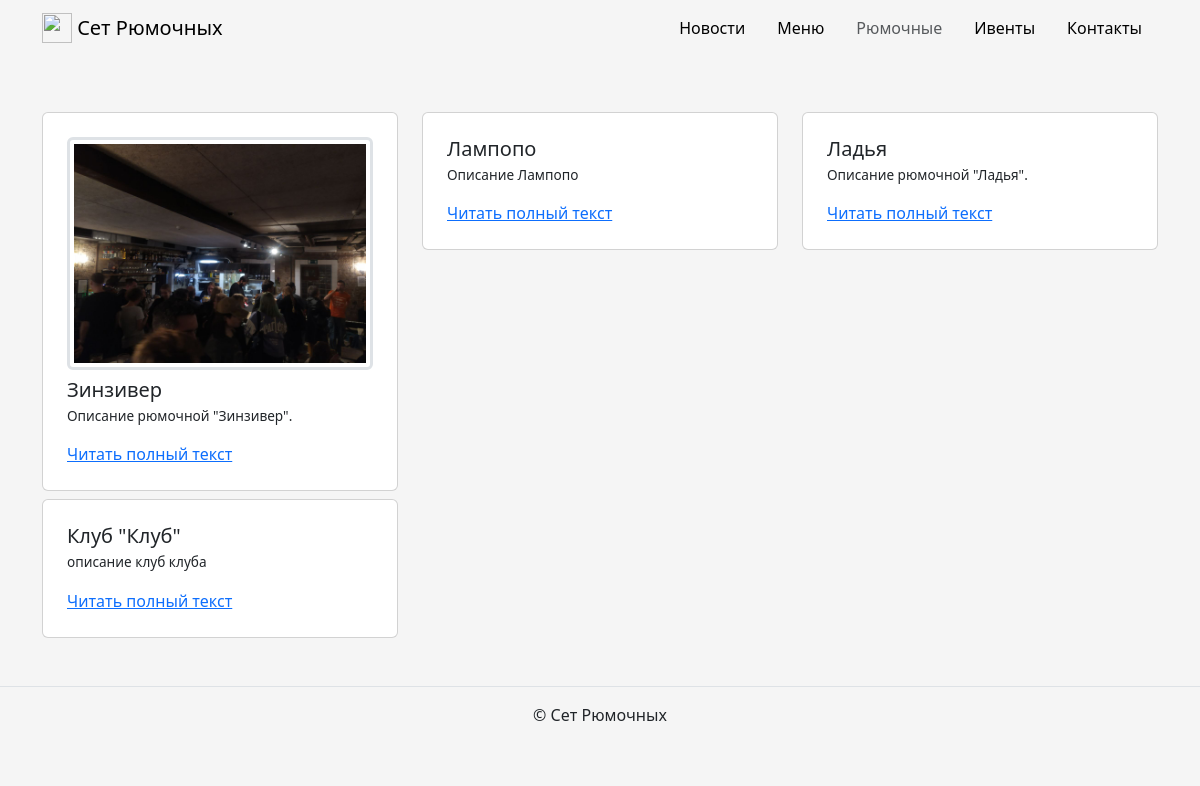
The app's page /bars/, older data.
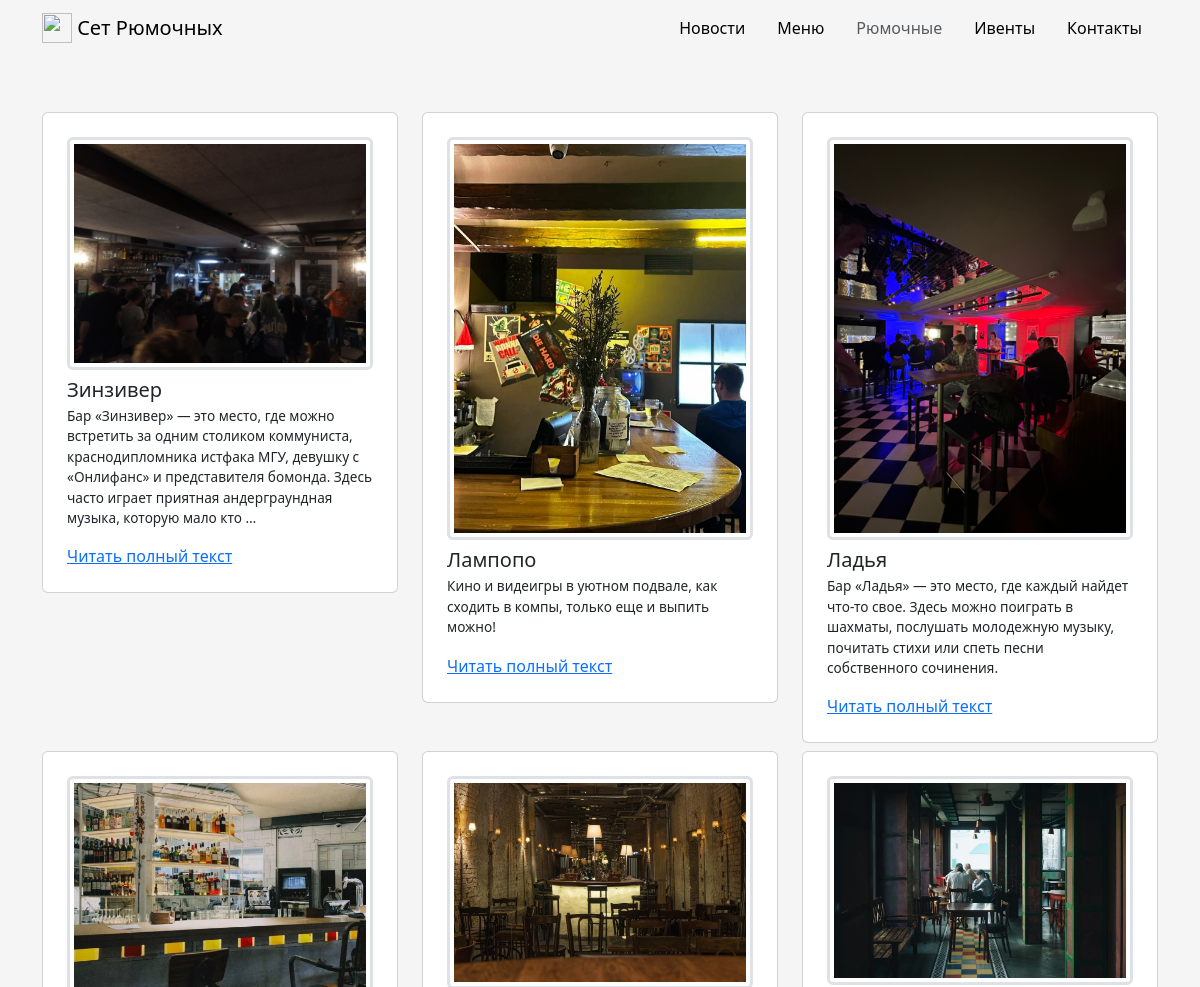
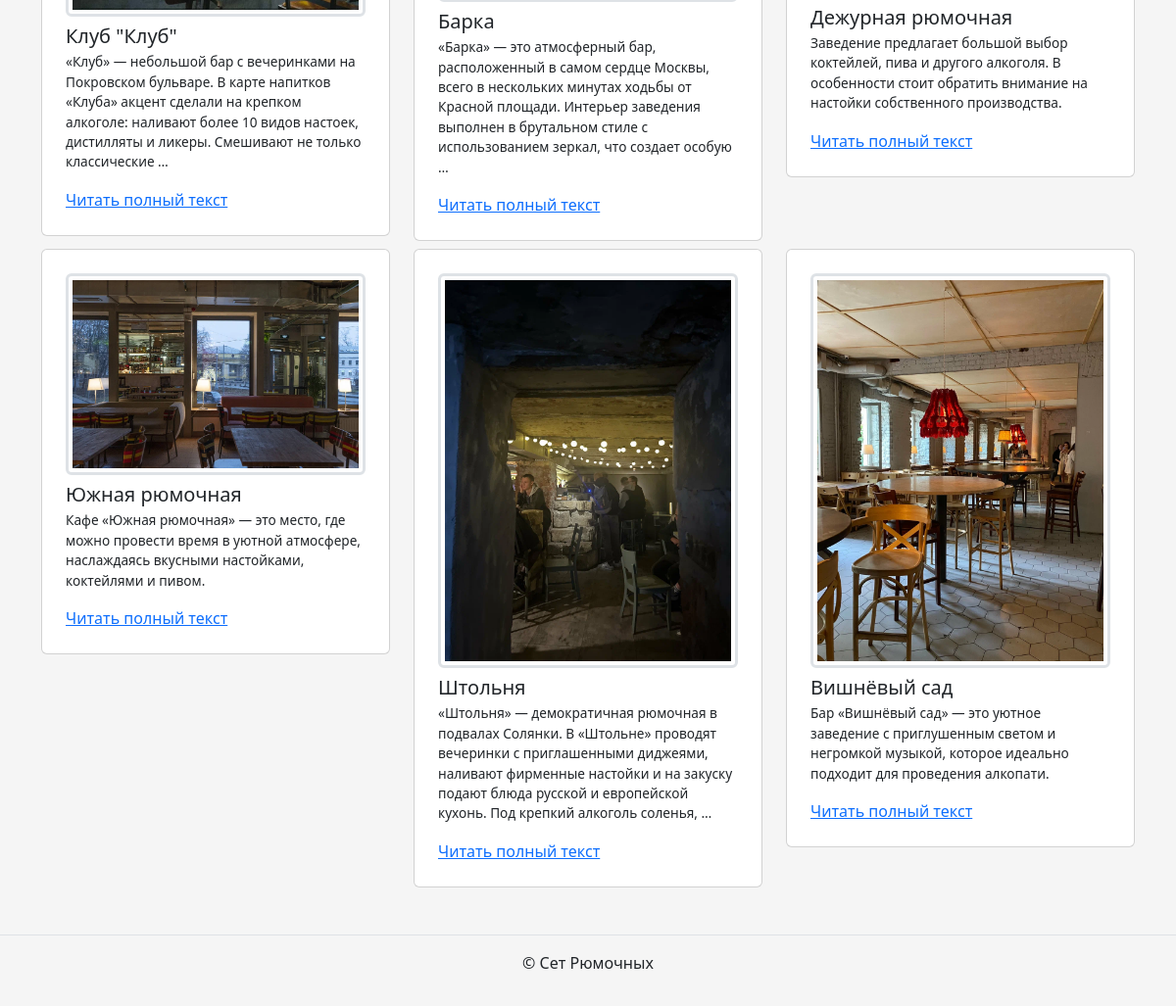
The same page, newer data (2 pictures, top to bottom).
### app_setofshots/models.py (models this page shows, shortened)
class Bar(Model):
    title = CharField(max_length=32, verbose_name='Бар')
    slug = SlugField(
        max_length=32, unique=True, verbose_name='Ссылка',
        help_text='Можно оставить пустым', blank=True,
    )
    description = TextField(max_length=1024, verbose_name='Описание')
    address = CharField(max_length=128, verbose_name='Адрес')
    work_time = TextField(
        max_length=1024, verbose_name='Часы работы', null=True
    )
    opening_year = IntegerField(verbose_name='Год открытия')
    image = ImageField(
        upload_to='bars_images',
        verbose_name='Фото',
        blank=True
    )
    is_published = BooleanField(
        verbose_name='Опубликовано', blank=True, default=False
    )
    class Meta:
        verbose_name = 'бар'
        verbose_name_plural = 'Бары'

### app_setofshots/views.py (the view)
# urls.py: path('bars/', bars, name='bars'),
def bars(request):
    template = 'app_setofshots/bars.html'
    _bars = Bar.objects.filter(is_published=True)
    page_object = paginator(_bars, request.GET.get('page'))
    context = {'page_obj': page_object}
    return render(request, template, context)

### app_setofshots/views.py (called while the page is built)
def paginator(object_list, page):
    _paginator = Paginator(
        object_list,
        settings.REST_FRAMEWORK['PAGE_SIZE']
    )
    return _paginator.get_page(page)

### templates/app_setofshots/bars.html (shortened to what this page needs)
{% extends "base.html" %}
{% load static %}
{% block content %}
  <div id="dishes-container" class="row">
    {% for bar in page_obj %}
      <article class="col-md-4">
        {% include "includes/bar_card.html" %}
      </article>
      {% if forloop.counter|divisibleby:3 and not forloop.last %}
        </div><div class="row">
      {% endif %}
    {% endfor %}
  </div>
{% endblock %}

### templates/includes/bar_card.html (shortened to what this page needs)
<div class="col d-flex justify-content-center">
  <div class="card" style="width: 40rem;">
    <div class="card-body">
      {% if bar.image %}
        <a href="{% url 'app_setofshots:bar' bar.slug %}">
          <img
            class="border-3 rounded img-fluid img-thumbnail mb-2 mx-auto d-block"
            src="{{ bar.image.url }}"
          >
        </a>
      {% endif %}
      <h5 class="card-title">{{ bar.title }}</h5>
      <p class="card-text">{{ bar.description|truncatewords:30|safe }}</p>
      <a href="{% url 'app_setofshots:bar' bar.slug %}" class="card-link">Читать полный текст</a>
    </div>
  </div>
</div>

Row changes from the older to the newer data that the page shows:
changed Bar "Зинзивер": description "Описание рюмочной \"Зинзивер\"." → "Бар «Зинзивер» — это место, где можно встретить за одним столиком коммуниста, краснодипломника истфака МГУ, девушку с «Онлифанс» и представителя бомонда. Здесь часто играет приятная андерграундная музыка, которую мало кто …"
changed Bar "Лампопо": image empty → "bars_images/лампопо.png" (drawn); image: picture added; description "Описание Лампопо" → "Кино и видеигры в уютном подвале, как сходить в компы, только еще и выпить можно!"
changed Bar "Ладья": image empty → "bars_images/Ладья.png" (drawn); image: picture added; description "Описание рюмочной \"Ладья\"." → "Бар «Ладья» — это место, где каждый найдет что-то свое. Здесь можно поиграть в шахматы, послушать молодежную музыку, почитать стихи или спеть песни собственного сочинения."
changed Bar "Клуб \"Клуб\"": image empty → "bars_images/клуб.png" (drawn); image: picture added; description "описание клуб клуба" → "«Клуб» — небольшой бар с вечеринками на Покровском бульваре. В карте напитков «Клуба» акцент сделали на крепком алкоголе: наливают более 10 видов настоек, дистилляты и ликеры. Смешивают не только классические …"
added Bar: image (picture), title "Барка", description "«Барка» — это атмосферный бар, расположенный в самом сердце Москвы, всего в нескольких минутах ходьбы от Красной площади. Интерьер заведения выполнен в брутальном стиле с использованием зеркал, что создает особую …"
added Bar: image (picture), title "Дежурная рюмочная", description "Заведение предлагает большой выбор коктейлей, пива и другого алкоголя. В особенности стоит обратить внимание на настойки собственного производства."
added Bar: image (picture), title "Южная рюмочная", description "Кафе «Южная рюмочная» — это место, где можно провести время в уютной атмосфере, наслаждаясь вкусными настойками, коктейлями и пивом."
added Bar: image (picture), title "Штольня", description "«Штольня» — демократичная рюмочная в подвалах Солянки. В «Штольне» проводят вечеринки с приглашенными диджеями, наливают фирменные настойки и на закуску подают блюда русской и европейской кухонь. Под крепкий алкоголь соленья, …"
added Bar: image (picture), title "Вишнёвый сад", description "Бар «Вишнёвый сад» — это уютное заведение с приглушенным светом и негромкой музыкой, которое идеально подходит для проведения алкопати."
